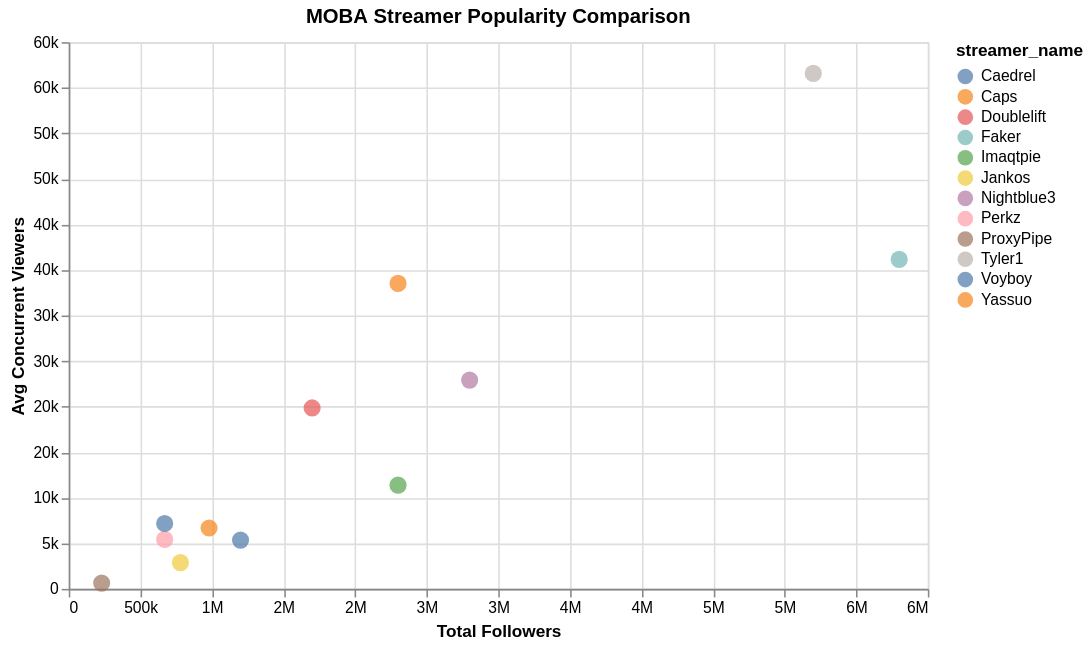

Source (notebook cell):
### Markdown cell above
#### Popularity Comparison Among MOBA Streamers

### Code cell
moba_data = streamers_df[streamers_df["category"] == "MOBA"]

alt.Chart(moba_data).mark_point(size=120, filled=True).encode(
    x=alt.X(
        "total_followers:Q",
        title="Total Followers",
        axis=alt.Axis(format=",.0s"),
    ),
    y=alt.Y(
        "avg_concurrent_viewers:Q",
        title="Avg Concurrent Viewers",
        axis=alt.Axis(format=",.0s"),
    ),
    color=alt.Color("streamer_name:N"),
    tooltip=[
        alt.Tooltip("streamer_name:N", title="Streamer"),
        alt.Tooltip("total_followers:Q", title="Followers", format=","),
        alt.Tooltip(
            "avg_concurrent_viewers:Q", title="Avg Viewers", format=","
        ),
    ],
).properties(
    title="MOBA Streamer Popularity Comparison",
    width=550,
    height=350,
).display()

### Figure 1 — Vega-Lite specification as saved in the notebook (floating-point values rounded to 4 significant figures)
{"config": {"view": {"continuousWidth": 300, "continuousHeight": 300}}, "data": {"name": "data-25a4e8e8557480ae4d02878c3c7ed1b6"}, "mark": {"type": "point", "filled": true, "size": 120}, "encoding": {"color": {"field": "streamer_name", "type": "nominal"}, "tooltip": [{"field": "streamer_name", "title": "Streamer", "type": "nominal"}, {"field": "total_followers", "format": ",", "title": "Followers", "type": "quantitative"}, {"field": "avg_concurrent_viewers", "format": ",", "title": "Avg Viewers", "type": "quantitative"}], "x": {"axis": {"format": ",.0s"}, "field": "total_followers", "title": "Total Followers", "type": "quantitative"}, "y": {"axis": {"format": ",.0s"}, "field": "avg_concurrent_viewers", "title": "Avg Concurrent Viewers", "type": "quantitative"}}, "height": 350, "title": "MOBA Streamer Popularity Comparison", "width": 550, "$schema": "https://vega.github.io/schema/vega-lite/v6.4.1.json", "datasets": {"data-25a4e8e8557480ae4d02878c3c7ed1b6": [{"streamer_id": "STR0030", "streamer_name": "Tyler1", "category": "MOBA", "language": "English", "partner_status": true, "total_followers": 5200000, "avg_concurrent_viewers": 56574}, {"streamer_id": "STR0031", "streamer_name": "Doublelift", "category": "MOBA", "language": "French", "partner_status": true, "total_followers": 1700000, "avg_concurrent_viewers": 19859}, {"streamer_id": "STR0032", "streamer_name": "Yassuo", "category": "MOBA", "language": "English", "partner_status": true, "total_followers": 2300000, "avg_concurrent_viewers": 33528}, {"streamer_id": "STR0033", "streamer_name": "Faker", "category": "MOBA", "language": "Korean", "partner_status": true, "total_followers": 5800000, "avg_concurrent_viewers": 36167}, {"streamer_id": "STR0034", "streamer_name": "Caps", "category": "MOBA", "language": "English", "partner_status": true, "total_followers": 980000, "avg_concurrent_viewers": 6679}, {"streamer_id": "STR0035", "streamer_name": "Perkz", "category": "MOBA", "language": "English", "partner_status": true, "total_followers": 670000, "avg_concurrent_viewers": 5429}, {"streamer_id": "STR0036", "streamer_name": "Caedrel", "category": "MOBA", "language": "English", "partner_status": true, "total_followers": 1200000, "avg_concurrent_viewers": 5355}, {"streamer_id": "STR0037", "streamer_name": "Jankos", "category": "MOBA", "language": "English", "partner_status": true, "total_followers": 780000, "avg_concurrent_viewers": 2877}, {"streamer_id": "STR0038", "streamer_name": "Nightblue3", "category": "MOBA", "language": "English", "partner_status": true, "total_followers": 2800000, "avg_concurrent_viewers": 22915}, {"streamer_id": "STR0039", "streamer_name": "Imaqtpie", "category": "MOBA", "language": "English", "partner_status": true, "total_followers": 2300000, "avg_concurrent_viewers": 11384}, {"streamer_id": "STR0040", "streamer_name": "Voyboy", "category": "MOBA", "language": "English", "partner_status": false, "total_followers": 670000, "avg_concurrent_viewers": 7174}, {"streamer_id": "STR0075", "streamer_name": "ProxyPipe", "category": "MOBA", "language": "English", "partner_status": false, "total_followers": 230000, "avg_concurrent_viewers": 634}]}}
